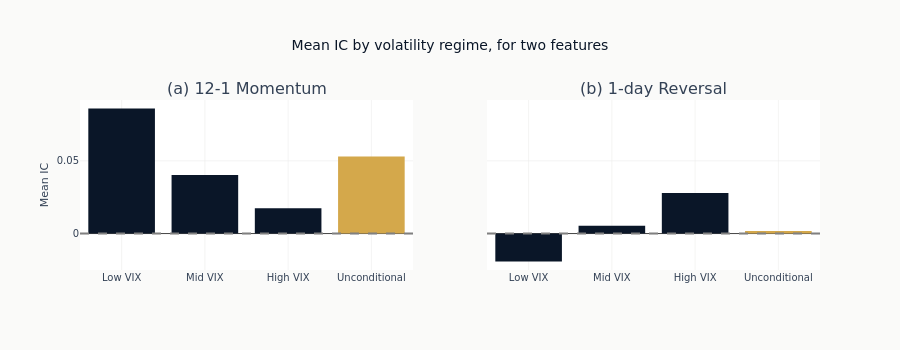

Write notebook code for a chart like this one.
### Code cell
# Side-by-side conditioning visualization
fig = make_subplots(
    rows=1,
    cols=2,
    subplot_titles=["(a) 12-1 Momentum", "(b) 1-day Reversal"],
    shared_yaxes=True,
)

for i, feat_col in enumerate(FEATURES):
    regimes = cond[feat_col]["regimes"]
    ic_unc = baseline[feat_col]["ic"]
    x_labels = [r["regime"] for r in regimes] + ["Unconditional"]
    y_values = [r["ic"] for r in regimes] + [ic_unc]
    colors = [COLORS["blue"]] * len(regimes) + [COLORS["amber"]]

    fig.add_trace(
        go.Bar(x=x_labels, y=y_values, marker_color=colors, showlegend=False),
        row=1,
        col=i + 1,
    )
    fig.add_hline(y=0, line_dash="dash", line_color="gray", row=1, col=i + 1)

fig.update_layout(
    height=350,
    title="Mean IC by volatility regime, for two features",
)
fig.update_yaxes(title_text="Mean IC", row=1, col=1)
show_plotly_with_alt(
    fig,
    alt=(
        "Two bar panels sharing a vertical IC axis, each showing a feature's mean IC in "
        "the low, middle and high volatility terciles, with the unconditional IC beside "
        "them in amber. For 12-1 momentum the bars fall steeply from low to high "
        "volatility, the low-volatility bar standing about five times the "
        "high-volatility one, and the unconditional bar sits between the low and middle "
        "values. For one-day reversal the pattern runs the other way and crosses zero: "
        "the low-volatility bar hangs below the axis, the middle one is slightly "
        "positive, the high-volatility one is the tallest of the three, and the "
        "unconditional bar is almost invisible."
    ),
)

### Figure 1 — Plotly figure (JSON) as saved in the notebook; plotly's stock layout.template omitted (floating-point values rounded to 4 significant figures)
{"data": [{"marker": {"color": ["#0a1628", "#0a1628", "#0a1628", "#D4A84B"]}, "showlegend": false, "type": "bar", "x": ["Low VIX", "Mid VIX", "High VIX", "Unconditional"], "xaxis": "x", "y": [0.08596, 0.04017, 0.01735, 0.05295], "yaxis": "y"}, {"marker": {"color": ["#0a1628", "#0a1628", "#0a1628", "#D4A84B"]}, "showlegend": false, "type": "bar", "x": ["Low VIX", "Mid VIX", "High VIX", "Unconditional"], "xaxis": "x2", "y": [-0.0192, 0.005315, 0.02789, 0.001777], "yaxis": "y2"}], "layout": {"annotations": [{"font": {"size": 16}, "showarrow": false, "text": "(a) 12-1 Momentum", "x": 0.225, "xanchor": "center", "xref": "paper", "y": 1.0, "yanchor": "bottom", "yref": "paper"}, {"font": {"size": 16}, "showarrow": false, "text": "(b) 1-day Reversal", "x": 0.775, "xanchor": "center", "xref": "paper", "y": 1.0, "yanchor": "bottom", "yref": "paper"}], "height": 350, "shapes": [{"line": {"color": "gray", "dash": "dash"}, "type": "line", "x0": 0, "x1": 1, "xref": "x domain", "y0": 0, "y1": 0, "yref": "y"}, {"line": {"color": "gray", "dash": "dash"}, "type": "line", "x0": 0, "x1": 1, "xref": "x2 domain", "y0": 0, "y1": 0, "yref": "y2"}], "title": {"text": "Mean IC by volatility regime, for two features"}, "xaxis": {"anchor": "y", "domain": [0.0, 0.45]}, "xaxis2": {"anchor": "y2", "domain": [0.55, 1.0]}, "yaxis": {"anchor": "x", "domain": [0.0, 1.0], "title": {"text": "Mean IC"}}, "yaxis2": {"anchor": "x2", "domain": [0.0, 1.0], "matches": "y", "showticklabels": false}}}
